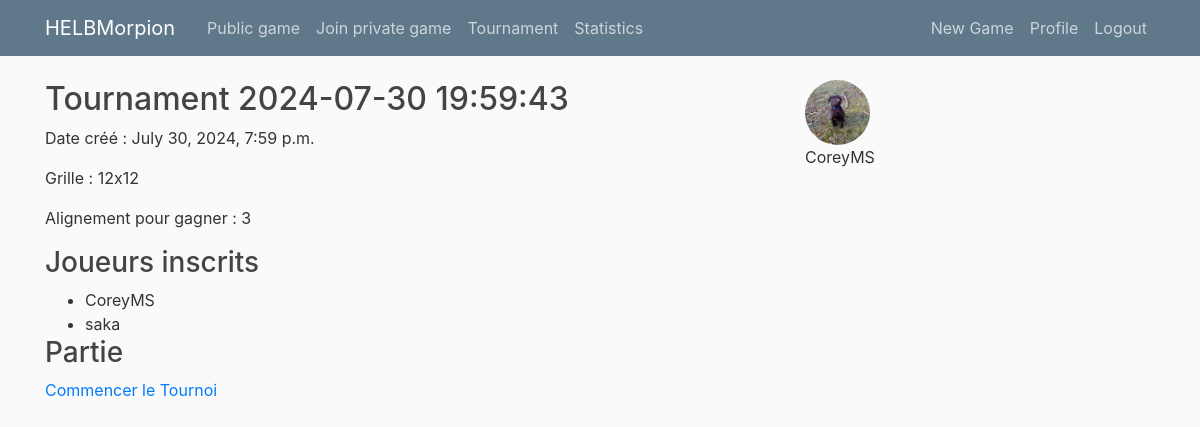
The app's page /tournament/1/ (signed in) with its own data.
### blog/models.py (models this page shows, shortened)
class Tournament(models.Model):
    name = models.CharField(max_length=100)
    players = models.ManyToManyField(User, related_name='tournaments')
    grid_size = models.PositiveIntegerField(default=12)
    alignment_to_win = models.PositiveIntegerField(default=3)
    date_created = models.DateTimeField(default=timezone.now)
    started = models.BooleanField(default=False)
    date_played = models.DateField(null=True, blank=True)  # Nouvelle colonne pour enregistrer la date du tournoi
    winner = models.ForeignKey(User, related_name='won_tournaments', null=True, blank=True, on_delete=models.SET_NULL)

### users/models.py (models this page shows, shortened)
class Profile(models.Model):
    user = models.OneToOneField(User, on_delete=models.CASCADE)
    image = models.ImageField(default='default.jpg', upload_to='profile_pics')
    symbol = models.ImageField(default='cercle.jpg', upload_to='symbols')
    scores = models.TextField(default='{}')  # Utilisez TextField pour stocker les scores JSON

### blog/views.py (the view)
# urls.py: path('tournament/<int:tournament_id>/', views.tournament_detail, name='tournament_detail'),
@login_required
def tournament_detail(request, tournament_id):
    tournament = get_object_or_404(Tournament, id=tournament_id)
    return render(request, 'blog/tournament_detail.html', {'tournament': tournament})

### blog/templates/blog/tournament_detail.html
{% extends "blog/base.html" %}
{% block content %}
    <h2>{{ tournament.name }}</h2>
    <p>Date créé : {{ tournament.date_created }}</p>
    <p>Grille : {{ tournament.grid_size }}x{{ tournament.grid_size }}</p>
    <p>Alignement pour gagner : {{ tournament.alignment_to_win }}</p>
    <h3>Joueurs inscrits</h3>
    <ul>
        {% for player in tournament.players.all %}
            <li>{{ player.username }}</li>
        {% endfor %}
    </ul>
    {% if tournament.started %}
        <h3>Partie</h3>
        <a href="{% url 'play_tournament' tournament.id %}">Commencer le Tournoi</a>
    {% else %}
        <h3>En attente de plus de joueurs...</h3>
    {% endif %}
{% endblock %}

### blog/templates/blog/base.html (shortened to what this page needs)
{% load static %}
<!DOCTYPE html>
<html>
<head>
<link rel="stylesheet" href="https://maxcdn.bootstrapcdn.com/bootstrap/4.0.0/css/bootstrap.min.css"
>
<link rel="stylesheet" type="text/css" href="{% static 'blog/main.css' %}">
</head>
<body>
<header class="site-header">
  <nav class="navbar navbar-expand-md navbar-dark bg-steel fixed-top">
    <div class="container">
      <a class="navbar-brand mr-4" href="{% url 'blog-home' %}">HELBMorpion</a>
      <div class="collapse navbar-collapse" id="navbarToggle">
        <div class="navbar-nav mr-auto">
          <a class="nav-item nav-link" href="{% url 'blog-home' %}">Public game</a>
          <a class="nav-item nav-link" href="{% url 'join-private-game' %}">Join private game</a>
          <a class="nav-item nav-link" href="{% url 'join_tournament' %}">Tournament</a>
          <a class="nav-item nav-link" href="{% url 'statistics' %}">Statistics</a>
        </div>
        <div class="navbar-nav">
          {% if user.is_authenticated %}
            <a class="nav-item nav-link" href="{% url 'post-create' %}">New Game</a>
            <a class="nav-item nav-link" href="{% url 'profile' %}">Profile</a>
            <a class="nav-item nav-link" href="{% url 'logout' %}">Logout</a>
          {% else %}
            <a class="nav-item nav-link" href="{% url 'login' %}">Login</a>
            <a class="nav-item nav-link" href="{% url 'register' %}">Register</a>
          {% endif %}
        </div>
      </div>
    </div>
  </nav>
</header>
<main role="main" class="container">
  <div class="row">
    <div class="col-md-8">
      {% block content %}{% endblock %}
    </div>
      <div class="col-md-4">
      <div class="media-body">
          <img class="rounded-circle article-img" src="{{ user.profile.image.url }}">
          <p>{{ user.username }}</p>
  </div>
      </div>
</div>
</main>
</body>
</html>

### blog/static/blog/main.css (style rules this page uses)
body { background: #fafafa; color: #333333; margin-top: 5rem; }
h1, h2, h3, h4, h5, h6 { color: #444444; }
ul { margin: 0; }
.bg-steel { background-color: #5f788a; }
.site-header .navbar-nav .nav-link { color: #cbd5db; }
.article-img { height: 65px; width: 65px; margin-right: 16px; }

### records on screen
Tournament: name "Tournament 2024-07-30 19:59:43", date_created "July 30, 2024, 7:59 p.m.", grid_size "12", alignment_to_win "3"

### other values on screen
{{ player.username }} "CoreyMS"
{{ player.username }} "saka"
{{ user.username }} "CoreyMS"
